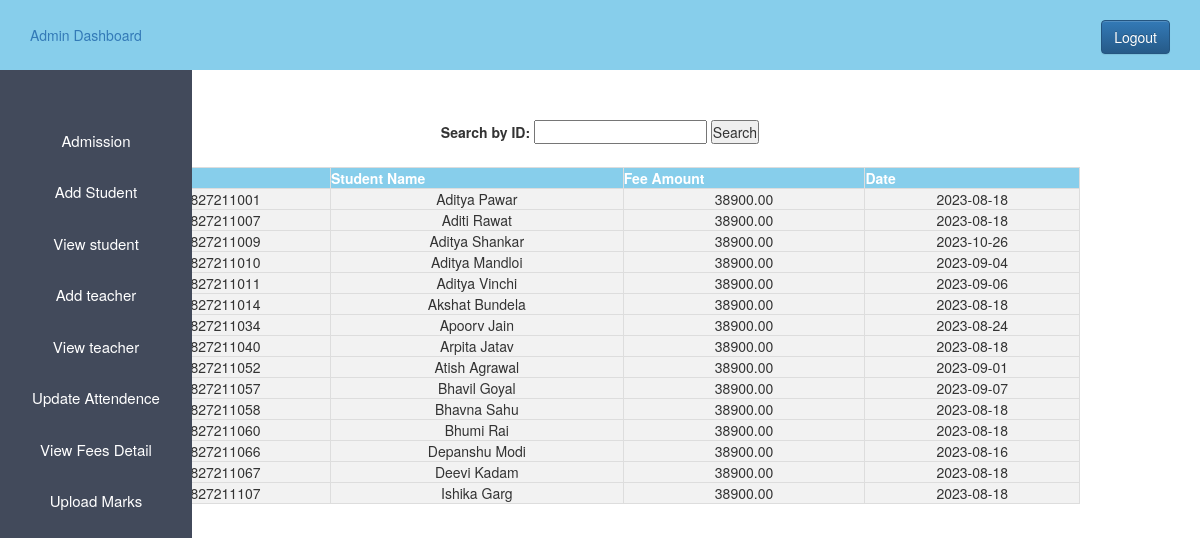
The page /view_fee_detail.php (signed in) on the database its author committed.
### tables this page shows
CREATE TABLE `fees` (
  `id` int(11) NOT NULL,
  `student_name` varchar(255) DEFAULT NULL,
  `fee_amount` decimal(10,2) DEFAULT NULL,
  `date` date DEFAULT NULL
);

### view_fee_detail.php (the view, shortened to what this page needs)
<?php
$host = "localhost";
$user = "root";
$password = "";
$db = "collageproject";
$data = mysqli_connect($host, $user, $password, $db);
if (isset($_GET['search'])) {
    $searchId = $_GET['search'];
    $query = "SELECT * FROM fees WHERE id = $searchId";
} else {
    $query = "SELECT * FROM fees";
}
$result = mysqli_query($data, $query);
?>
<!DOCTYPE html>
<html>
<head>
</head>
<body>
    <header>
    <div>
    <?php
    include 'admin_sidebar.php';
    ?>
</div>
</header>
<center>
    <div class="center-content">
        <form action="" method="GET">
            <label for="search">Search by ID:</label>
            <input type="text" id="search" name="search">
            <input type="submit" value="Search">
        </form>
        <table border="1">
            <tr>
                <th>ID</th>
                <th>Student Name</th>
                <th>Fee Amount</th>
                <th>Date</th>
            </tr>
            <?php
            while ($row = mysqli_fetch_array($result)) {
                echo "<tr>";
                echo "<td>" . $row['id'] . "</td>";
                echo "<td>" . $row['student_name'] . "</td>";
                echo "<td>" . $row['fee_amount'] . "</td>";
                echo "<td>" . $row['date'] . "</td>";
                echo "</tr>";
            }
            ?>
        </table>
    </div>
</center>
</body>
</html>

### admin.css (style rules this page uses)
* { margin: 0px; padding: 0px; }

### view_fee_detail.php (style rules this page uses)
.center-content { text-align: center; margin-top: 50px; }
table { width: 80%; margin: 0 auto; border-collapse: collapse; margin-top: 20px; }
th, td { border: 1px solid #dddddd; padding: 8px; text-align: center; background-color: #f2f2f2; }
th { background-color: skyblue; color: white; }

### rows shown on the page
fees: id "827211001", student_name "Aditya Pawar", fee_amount "38900.00", date "2023-08-18"
fees: id "827211007", student_name "Aditi Rawat", fee_amount "38900.00", date "2023-08-18"
fees: id "827211009", student_name "Aditya Shankar", fee_amount "38900.00", date "2023-10-26"
fees: id "827211010", student_name "Aditya Mandloi", fee_amount "38900.00", date "2023-09-04"
fees: id "827211011", student_name "Aditya Vinchi", fee_amount "38900.00", date "2023-09-06"
fees: id "827211014", student_name "Akshat Bundela", fee_amount "38900.00", date "2023-08-18"
fees: id "827211034", student_name "Apoorv Jain", fee_amount "38900.00", date "2023-08-24"
fees: id "827211040", student_name "Arpita Jatav", fee_amount "38900.00", date "2023-08-18"
fees: id "827211052", student_name "Atish Agrawal", fee_amount "38900.00", date "2023-09-01"
fees: id "827211057", student_name "Bhavil Goyal", fee_amount "38900.00", date "2023-09-07"
fees: id "827211058", student_name "Bhavna Sahu", fee_amount "38900.00", date "2023-08-18"
fees: id "827211060", student_name "Bhumi Rai", fee_amount "38900.00", date "2023-08-18"
fees: id "827211066", student_name "Depanshu Modi", fee_amount "38900.00", date "2023-08-16"
fees: id "827211067", student_name "Deevi Kadam", fee_amount "38900.00", date "2023-08-18"
fees: id "827211107", student_name "Ishika Garg", fee_amount "38900.00", date "2023-08-18"
